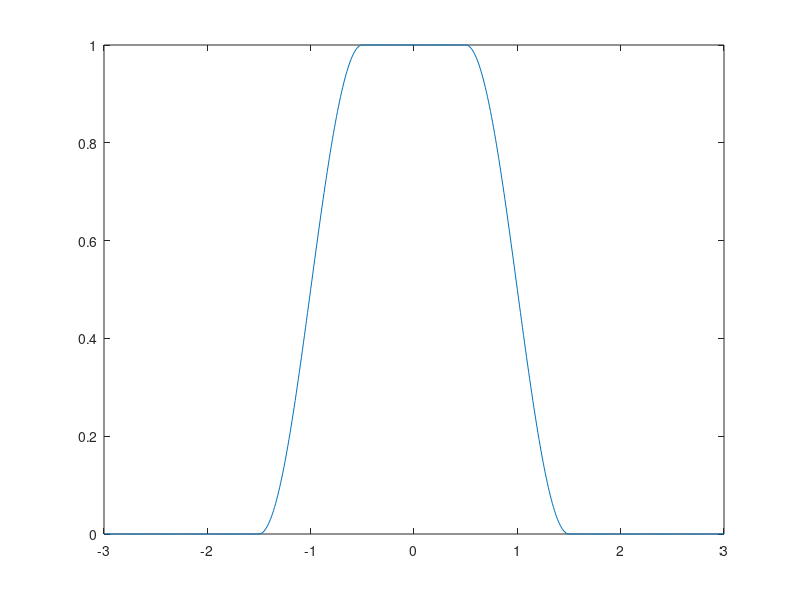

This chart was generated by the following MATLAB code:
% Raised-Cosine Filter / Pulsform
%
jump=@(x) (0.5*sign(x)+0.5);

fs=2    % symbol frequency
r=0.5   % roll- off factor
fn=fs/2  % Nyquist frequency --> fn=fs/2 (half the symbol frequency)

f=[-3:0.01:3];
t=[-3:0.01:3];

Hrc= @(f) (cos(pi/4*(abs(f)-(1-r)*fn)/(r*fn))).^2 .* (jump(f+(1+r)*fn)-jump(f-(1+r)*fn))
Hrc2= @(f) -( ((cos(pi/4*(abs(f)-(1-r)*fn)/(r*fn))).^2 -1).* (jump(f+(1-r)*fn)-jump(f-(1-r)*fn)))

h=@(t) 2*fn* sin(2*pi*fn*t)/(2*pi*fn*t) * cos(2*pi*r*fn*t)/(1-(4*r*fn*t).^2) 

%h(0)
%plot(f,Hrc(f))
%figure
plot(f,Hrc(f)+Hrc2(f))
%figure
%plot(t,h(t))
hold off
